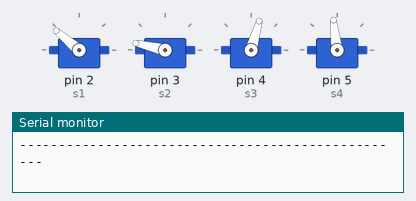
A sketch run on a simulated Arduino Uno, built with avr-gcc and run on an emulated ATmega328P. Parts: 4 × servo, the last lines printed to the serial monitor.

Above: at 0.05 s.
At 1.65 s:
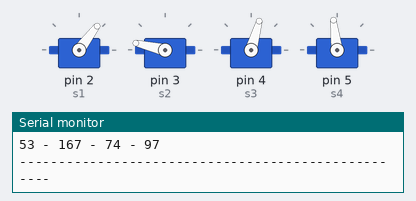
At 2.45 s:
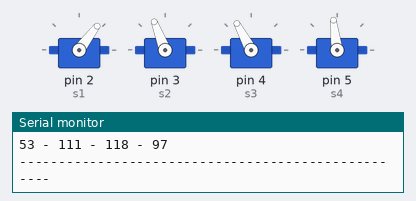
At 3.25 s:
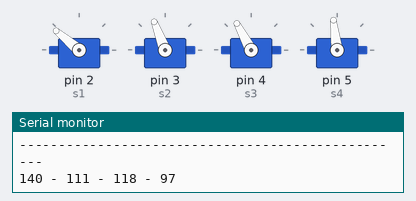
At 4.85 s:
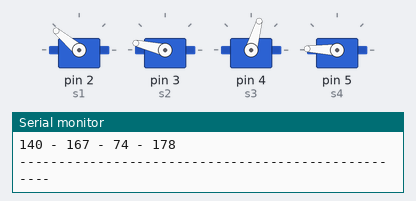
At 6.45 s:
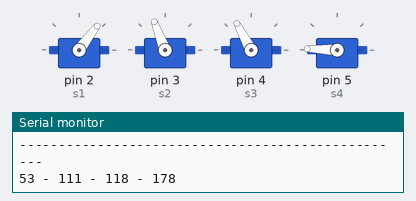
Timing chart, 0 to 9.7 s (numbered marks = the images above):
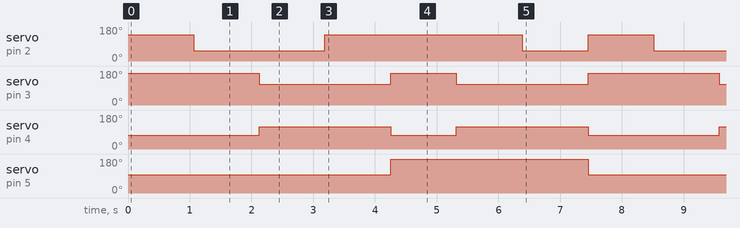

Measured:
- by itself, servo on pin 2 (s1): repeats every 7.5 s: 140° 3.2 s, 53° 1.1 s, 140° 1.1 s, 53° 2.1 s
- by itself, servo on pin 3 (s2): repeats every 7.5 s: 167° 1.1 s, 111° 2.1 s, 167° 2.1 s, 111° 2.1 s
- by itself, servo on pin 4 (s3): repeats every 7.5 s: 74° 1.1 s, 118° 2.1 s, 74° 2.1 s, 118° 2.1 s
- by itself, servo on pin 5 (s4): alternates 178° for 3.2 s and 97° for 4.3 s

The sketch:

braco_robotico02.ino
```cpp
#include <Servo.h>

#define pot1 A0
#define pot2 A1
#define pot3 A2
#define pot4 A3

Servo s1,s2,s3,s4;

int angS1,angS2,angS3,angS4;
int tmp=1000;

void setup() {
  s1.attach(2);
  s2.attach(3);
  s3.attach(4);
  s4.attach(5);
  Serial.begin(9600);
}

void loop() {
  /*
  angS1=map(analogRead(pot1),0,1023,0,180);
  angS2=map(analogRead(pot2),0,1023,0,180);
  angS3=map(analogRead(pot3),0,1023,0,180);
  angS4=map(analogRead(pot4),0,1023,0,180);
  s1.write(angS1);
  s2.write(angS2);
  s3.write(angS3);
  s4.write(angS4);
  servosPos();
  */

  p1();
  delay(tmp);
  p2();
  delay(tmp);
  p3();
  delay(tmp);
  p4();
  delay(tmp);
  p5();
  delay(tmp);
  p6();
  delay(tmp);
  p7();
  delay(tmp);
}

void servosPos(){
  Serial.println("--------------------------------------------------");
  Serial.print(s1.read());
  Serial.print(" - ");
  Serial.print(s2.read());
  Serial.print(" - ");
  Serial.print(s3.read());
  Serial.print(" - ");
  Serial.println(s4.read());
  Serial.println("---------------------------------------------------");
}

//s1=Garra | 53=Aberta, 140=Fechada
//s2=Braço2 | 176=Esticado, 77=Dobrado
//s3=Braço1 | 85=Cima, 150=Baixo
//s4=Base | 8=Direita, 90=Frente, 170=Esquerda

void p1(){ //padrão - garra fechada
  s1.write(140);
  s2.write(167);
  s3.write(74);
  s4.write(97);
  servosPos();
}
void p2(){ //padrão - garra aberta
  s1.write(53);
  s2.write(167);
  s3.write(74);
  s4.write(97);
  servosPos();
}
void p3(){
  s1.write(53);
  s2.write(111);
  s3.write(118);
  s4.write(97);
  servosPos();
}
void p4(){
  s1.write(140);
  s2.write(111);
  s3.write(118);
  s4.write(97);
  servosPos();
}
void p5(){
  s1.write(140);
  s2.write(167);
  s3.write(74);
  s4.write(178);
  servosPos();
}
void p6(){
  s1.write(140);
  s2.write(111);
  s3.write(118);
  s4.write(178);
  servosPos();
}
void p7(){
  s1.write(53);
  s2.write(111);
  s3.write(118);
  s4.write(178);
  servosPos();
}
```
